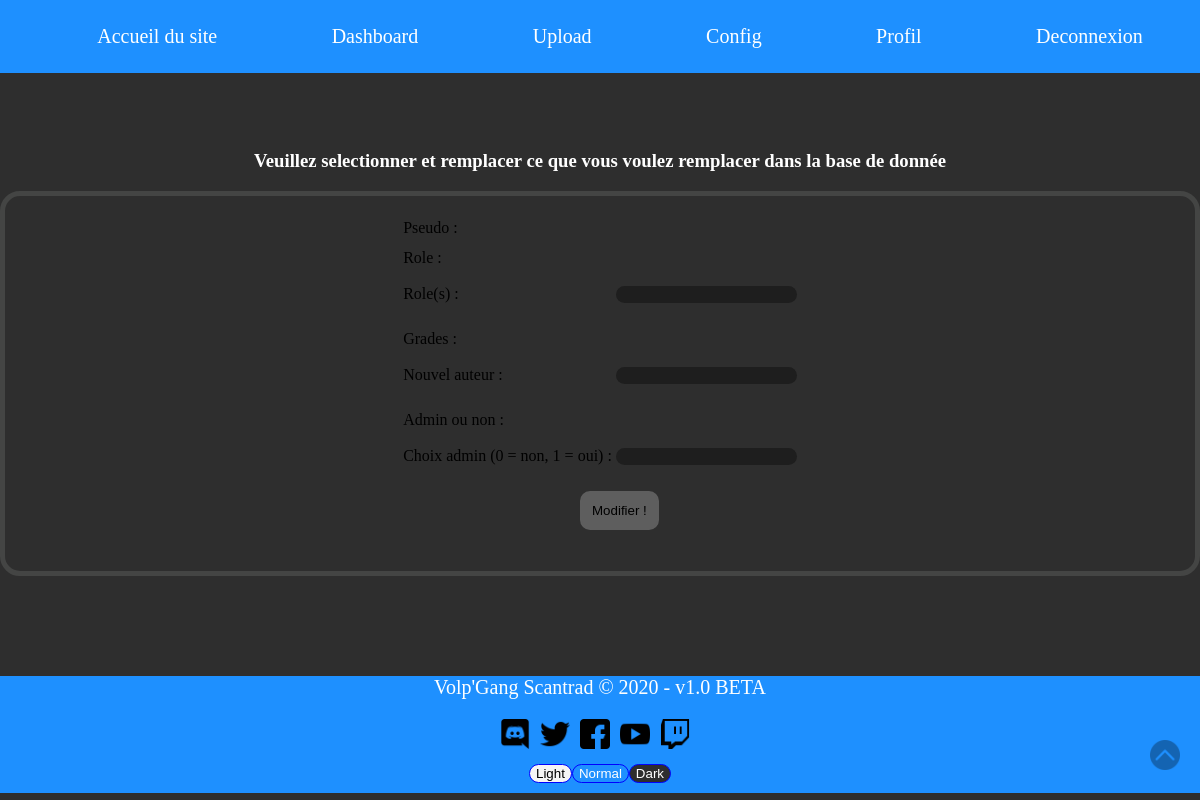
Before: /admin/modif_team.php?name=testAdmin (signed in) with the older database file.
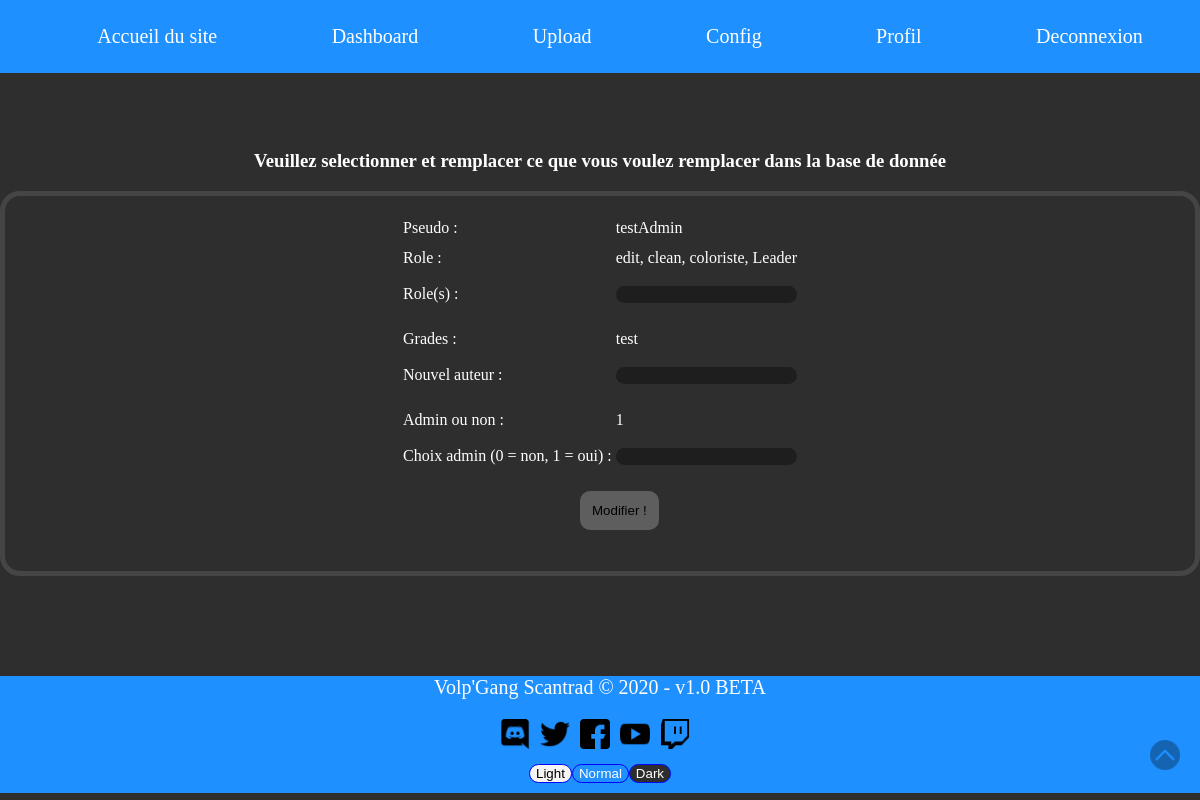
After: the same page with the newer database file.
### tables this page shows
CREATE TABLE `team` (
  `id` int NOT NULL,
  `pseudo` text NOT NULL,
  `role` text NOT NULL,
  `grade` text NOT NULL,
  `Admin` tinyint(1) NOT NULL
);

### admin/modif_team.php (the view, shortened to what this page needs)
<?php
require 'nav_admin.php';
include("../bdd/connection_bdd.php");
$getname = $_GET['name'];
$mangas = $bdd->prepare('SELECT * FROM team WHERE pseudo = ?');
$mangas->execute(array($getname));
$donnees = $mangas->fetch();
?>
<html class="" id="toggle_page">
<head>
    <link rel="stylesheet" type="text/css" href="../css/style.css">
    <link rel="stylesheet" type="text/css" href="../css/admin/upload.css">
</head>
<body>
<div align="center">
    <h3>Veuillez selectionner et remplacer ce que vous voulez remplacer dans la base de donnée</h3>
</div>
<div class="form">
    <form method="POST">
        <table>
            <tr>
                <td>
                    <label>Pseudo : </label>
                </td>
                <td>
                    <label><?= $donnees['pseudo'] ?></label>
                </td>
            </tr>
            <tr><td></td></tr>
            <tr><td></td></tr>
            <tr>
                <td>
                    <label>Role : </label>
                </td>
                <td>
                    <label><?= $donnees['role'] ?></label>
                </td>
            </tr>
            <tr>
                <td>
                    <label for="role">Role(s) : </label>
                </td>
                <td>
                    <input class="text" type="text" name="role" id="role">
                </td>
            </tr>
            <tr><td></td></tr>
            <tr><td></td></tr>
            <tr>
                <td>
                    <label>Grades : </label>
                </td>
                <td>
                    <label><?= $donnees['grade'] ?></label>
                </td>
            </tr>
            <tr>
                <td>
                    <label for="grade">Nouvel auteur : </label>
                </td>
                <td>
                    <input class="text" type="text" name="grade" id="grade">
                </td>
            </tr>
            <tr><td></td></tr>
            <tr><td></td></tr>
            <tr>
                <td>
                    <label>Admin ou non : </label>
                </td>
                <td>
                    <label><?= $donnees['Admin'] ?></label>
                </td>
            </tr>
            <tr>
                <td>
                    <label for="admin">Choix admin (0 = non, 1 = oui) : </label>
                </td>
                <td>
                    <input class="text" type="text" name="admin" id="admin">
                </td>
            </tr>
            <tr><td></td></tr>
            <tr><td></td></tr>
        </table>
        <input class="input-select formchoice" type="submit" formmethod="post" name="formmodif" value="Modifier !">
    </form>
</div>
<?php require '../complements/footer.php'; ?>
</body>
</html>

Changed rows visible on the page:
added team: pseudo "testAdmin", role "edit, clean, coloriste, Leader", grade "test", Admin "1"
